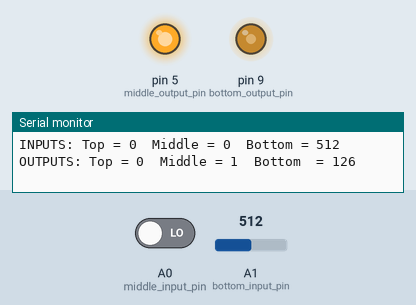
A sketch run on a simulated Arduino Uno, built with avr-gcc and run on an emulated ATmega328P. Parts: output pins drawn as LEDs (lit = HIGH), the last lines printed to the serial monitor. Inputs (shaded band) come from the test bench; at power-on: A1 (bottom_input_pin) = 512, A0 (middle_input_pin) LOW.

Above: at 1.2 s.
1.3 s: A1 (bottom_input_pin) set to 420
At 2.1 s:
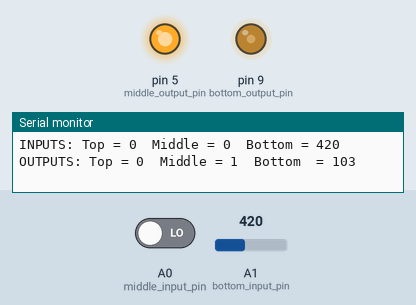
4.3 s: A1 (bottom_input_pin) set to 385
At 5.6 s:
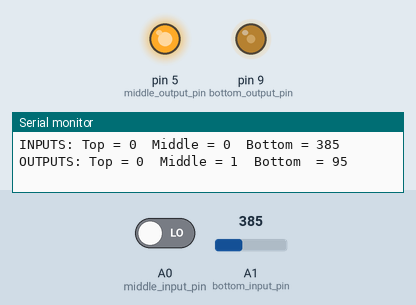
7.3 s: A0 (middle_input_pin) driven HIGH
At 7.7 s:
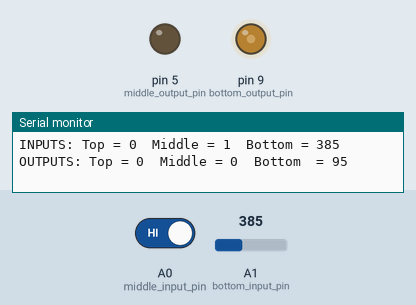
8.9 s: A1 (bottom_input_pin) set to 716
At 10.2 s:
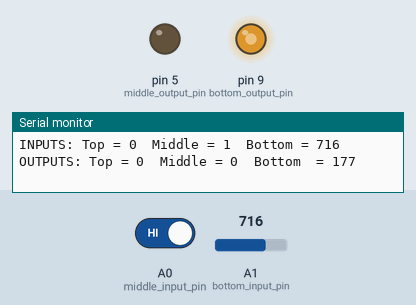
10.5 s: A0 (middle_input_pin) driven LOW
At 11.5 s:
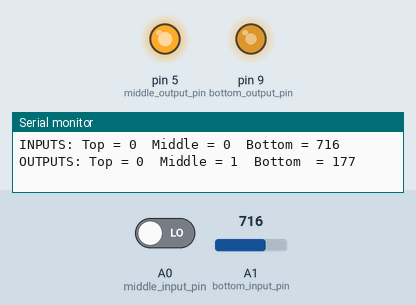
12.0 s: A1 (bottom_input_pin) set to 122
At 12.6 s:
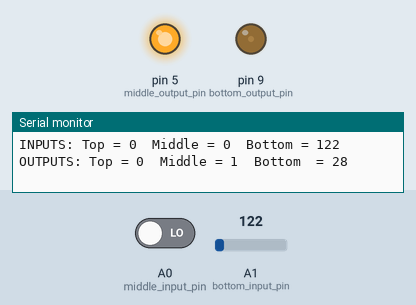
Timing chart, 0 to 14.5 s (numbered marks = the images above; inputs shaded):
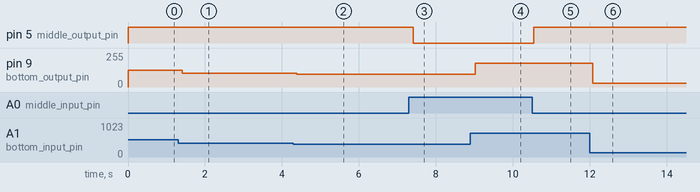

The sketch:

quickstart.ino
```cpp
/*
 * Mike's quickstart  sketch - a complete template to get the LittleBits Arduino working in seconds
 * There's a SANDBOX section below to play with the data
 * so that you don't have to worry about setting up inputs & outputs.
 *
 * Thge project is detailed here: http://littlebits.cc/projects/ready-to-go-template-code-for-arduino
 *
 * by Mike Vladimer
 * at Orange Silicon Valley http://www.orangesv.com/
 * October 2015
 *
 * I welcome feedback via twitter: @mikevladimer
 */

// DECLARATIONS
// Tie input variables to pins
const int top_input_pin = 0;
const int middle_input_pin = A0;
const int bottom_input_pin = A1;

// Tie output variables to pins
const int top_output_pin = 1;
const int middle_output_pin = 5;
const int bottom_output_pin  = 9;

// Declare variables to hold data
int top_button = LOW;
int middle_button = LOW;
int bottom_dimmer = 0;
int top_output_value = LOW;
int middle_output_value = LOW;
int bottom_output_value = 0;


// SETUP. Put your setup code here to run once.
void setup() {

  // Configure input and output pins
  pinMode(top_input_pin, INPUT);
  pinMode(bottom_input_pin, INPUT);
  pinMode(middle_input_pin, INPUT);

  pinMode(top_output_pin, OUTPUT);
  pinMode(middle_output_pin, OUTPUT);
  pinMode(bottom_output_pin, OUTPUT);

  // Set up the serial monitor to see the values in the Arduino in real time.
  // Note that the serial monitor works with the computer not the d1/tx output pin.
  // To see the serial monitor feedback, click the spyglass icon in the top right corner of the Arduino IDE.
  Serial.begin(9600);
} // close SETUP


// LOOP. Put your main code here to run repeatedly
void loop() {

  // read the state from the input devices. Note when we're using analog read vs. digital read
  top_button = digitalRead(top_input_pin);          // top input, d0 is digital only (buttons, switches, triggers, etc.)
  middle_button = digitalRead(middle_input_pin);    // middle input, a0 can be digital (buttons, etc.) or analog (dimmers, sensors, etc.)
  bottom_dimmer =  analogRead(bottom_input_pin);    // bottom input, a1 can be digital (buttons, etc.) or analog (dimmers, sensors, etc.)

  // Print the input values to the serial monitor to see values in real time. Great for debugging!
  Serial.print( "INPUTS: Top = " + String(top_button) + "  " );
  Serial.print( "Middle = " + String(middle_button) + "  " );
  Serial.print( "Bottom = " + String(bottom_dimmer) + "    " );

  // Scale the ANALOG INPUTS from Arduino values to LittleBits values
  // Although LittleBits and Arduino both operate on 0 to 5 volts,
  // Arduino INPUT values go from 0 to 1023 whereas LittleBits values go from 0 to 99
  // This code fixes that problem so that your logic (below) uses LittleBits values going from 0 to 99
  // Here we use the map() function to scale the output to the input https://www.arduino.cc/en/Tutorial/AnalogInOutSerial
  bottom_dimmer = map(bottom_dimmer,  0, 1023, 0, 99);


  // ** THE SANDBOX IS HERE! THIS IS THE BEST SECTION OF CODE TO PLAY WITH **
  // Logic. Manipulate the data and have fun!
  // Tip:   The Top and Middle values are digital (1 or 0) whereas Bottom values are analog (0 to 99)
  //        so use digital (AND, OR, NOT...) or analog (+, -, *, ...) logic accordingly.
  // Functions are listed here: https://www.arduino.cc/en/Reference/HomePage
  top_output_value = top_button;                  // pass through the top button's digital input
  middle_output_value = !(middle_button);           // Example of playing with digital data: the output is the NOT of the input
  bottom_output_value = bottom_dimmer;            // pass throught the bottom dimmer's analog input
  // THE SANDBOX ENDS HERE


  // Scale the ANALOG OUTPUTS from LittleBits values to Arduino values
  // Although LittleBits and Arduino both operate on 0 to 5 volts,
  // Arduino OUTPUT values go from 0 to 255 whereas LittleBits values go from 0 to 99.
  // Previously we scaled from Arduino inputs to LittleBits.
  // Now we're scaling the outputs -- note that Arduino's input and output scales are different.
  bottom_output_value = map(bottom_output_value,  0, 99, 0, 255);

  // Get output values out to the pins. Note when we're using analog write vs. digital write
  // Any of the outputs could be digital or analog -- be deliberate about using digitalWrite vs. analogWrite!
  digitalWrite(top_output_pin, top_output_value);
  digitalWrite(middle_output_pin, middle_output_value);
  analogWrite(bottom_output_pin, bottom_output_value);

  // Print the output values to the serial monitor to see values in real time. Great for debugging!
  Serial.print( "OUTPUTS: Top = " + String(top_output_value) + "  " );
  Serial.print( "Middle = " + String(middle_output_value) + "  " );
  Serial.println( "Bottom  = " + String(bottom_output_value) + "  " );

} // end LOOP
```

Measured:
- after the input at 1.3 s, pin 9 (bottom_output_pin): 126/255 → 103/255 after 0.12 s
- after the input at 4.3 s, pin 9 (bottom_output_pin): 103/255 → 95/255 after 0.08 s
- after the input at 7.3 s, pin 5 (middle_output_pin): HIGH → LOW after 0.11 s
- after the input at 8.9 s, pin 9 (bottom_output_pin): 95/255 → 177/255 after 0.12 s
- after the input at 10.5 s, pin 5 (middle_output_pin): LOW → HIGH after 0.05 s
- after the input at 12.0 s, pin 9 (bottom_output_pin): 177/255 → 28/255 after 0.08 s
